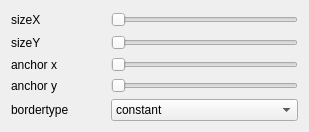
<?xml version="1.0" encoding="UTF-8"?>
<ui version="4.0">
 <class>DialogBlur</class>
 <widget class="QDialog" name="DialogBlur">
  <property name="geometry">
   <rect>
    <x>0</x>
    <y>0</y>
    <width>309</width>
    <height>132</height>
   </rect>
  </property>
  <property name="windowTitle">
   <string>Dialog</string>
  </property>
  <layout class="QGridLayout" name="gridLayout_2">
   <item row="0" column="0">
    <layout class="QGridLayout" name="gridLayout" rowstretch="1,1,1,0,0" columnstretch="1,1,1">
     <item row="4" column="0">
      <widget class="QLabel" name="label_7">
       <property name="text">
        <string>bordertype</string>
       </property>
      </widget>
     </item>
     <item row="1" column="1" colspan="2">
      <widget class="QSlider" name="sliderSizeY">
       <property name="sizePolicy">
        <sizepolicy hsizetype="Preferred" vsizetype="Preferred">
         <horstretch>0</horstretch>
         <verstretch>0</verstretch>
        </sizepolicy>
       </property>
       <property name="minimum">
        <number>3</number>
       </property>
       <property name="orientation">
        <enum>Qt::Horizontal</enum>
       </property>
      </widget>
     </item>
     <item row="0" column="0">
      <widget class="QLabel" name="label">
       <property name="text">
        <string>sizeX</string>
       </property>
      </widget>
     </item>
     <item row="0" column="1" colspan="2">
      <widget class="QSlider" name="sliderSizeX">
       <property name="sizePolicy">
        <sizepolicy hsizetype="Preferred" vsizetype="Preferred">
         <horstretch>0</horstretch>
         <verstretch>0</verstretch>
        </sizepolicy>
       </property>
       <property name="minimum">
        <number>3</number>
       </property>
       <property name="orientation">
        <enum>Qt::Horizontal</enum>
       </property>
      </widget>
     </item>
     <item row="1" column="0">
      <widget class="QLabel" name="label_2">
       <property name="text">
        <string>sizeY</string>
       </property>
      </widget>
     </item>
     <item row="4" column="1" colspan="2">
      <widget class="QComboBox" name="comboBox">
       <property name="sizePolicy">
        <sizepolicy hsizetype="Preferred" vsizetype="Preferred">
         <horstretch>0</horstretch>
         <verstretch>0</verstretch>
        </sizepolicy>
       </property>
       <item>
        <property name="text">
         <string>constant</string>
        </property>
       </item>
       <item>
        <property name="text">
         <string>replicate</string>
        </property>
       </item>
       <item>
        <property name="text">
         <string>reflect</string>
        </property>
       </item>
       <item>
        <property name="text">
         <string>reflect_101</string>
        </property>
       </item>
      </widget>
     </item>
     <item row="2" column="0">
      <widget class="QLabel" name="label_3">
       <property name="text">
        <string>anchor x</string>
       </property>
      </widget>
     </item>
     <item row="3" column="0">
      <widget class="QLabel" name="label_4">
       <property name="text">
        <string>anchor y</string>
       </property>
      </widget>
     </item>
     <item row="2" column="1" colspan="2">
      <widget class="QSlider" name="sliderAnchorX">
       <property name="orientation">
        <enum>Qt::Horizontal</enum>
       </property>
      </widget>
     </item>
     <item row="3" column="1" colspan="2">
      <widget class="QSlider" name="sliderAnchorY">
       <property name="orientation">
        <enum>Qt::Horizontal</enum>
       </property>
      </widget>
     </item>
    </layout>
   </item>
  </layout>
 </widget>
 <resources/>
 <connections/>
</ui>
